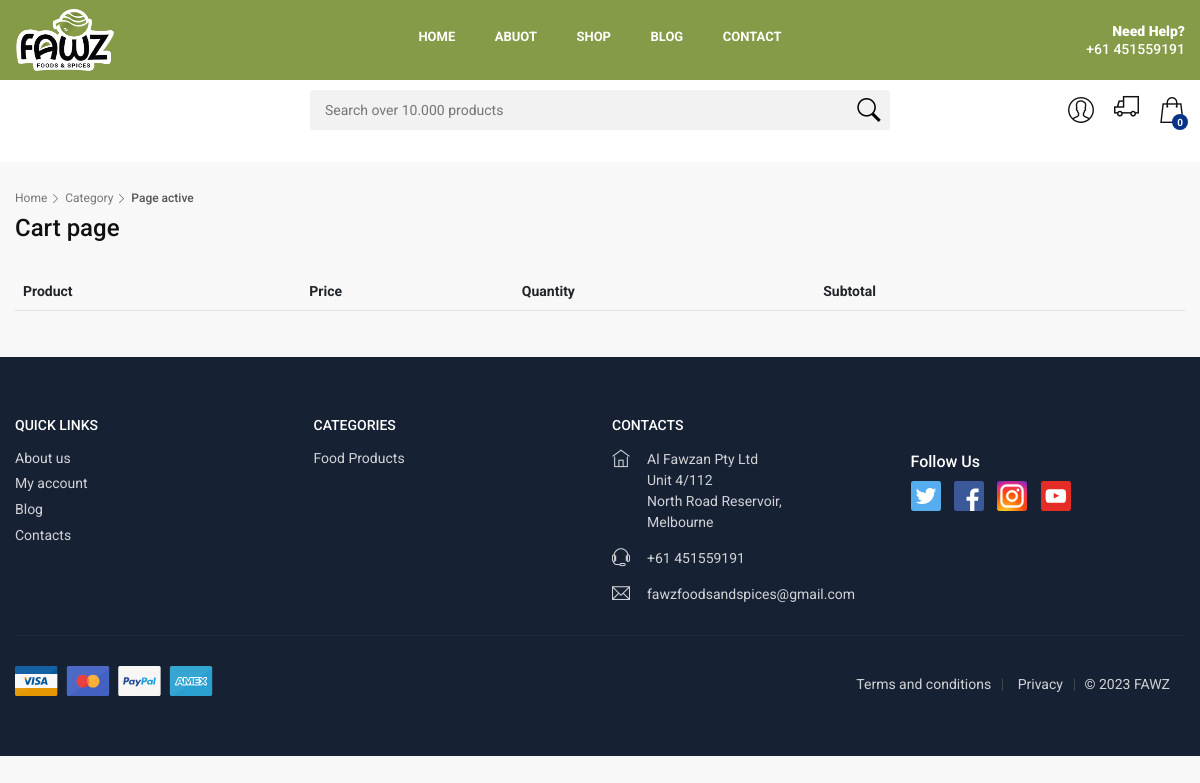
The page /cart/list (signed in) on the database as committed earlier.
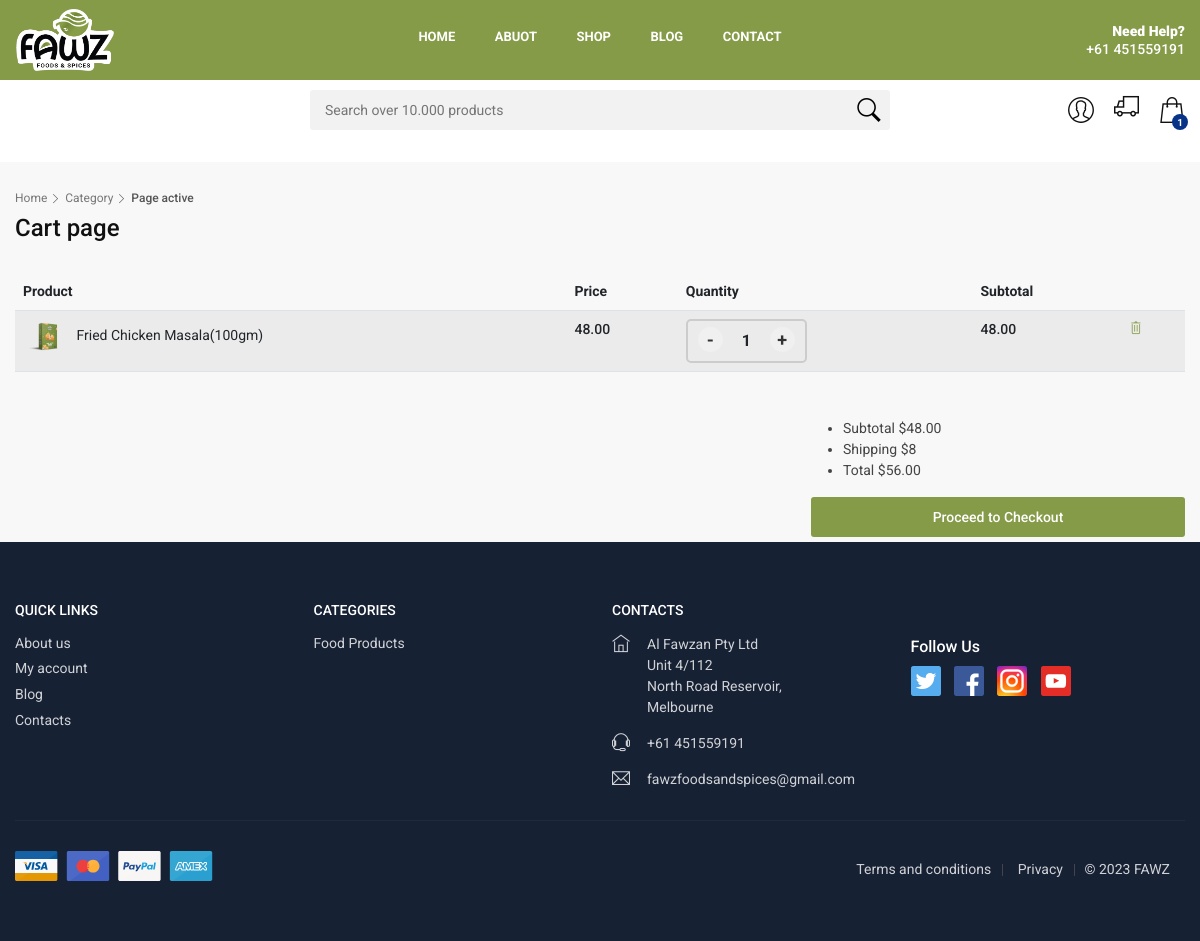
The same page on the database as committed later.
### User_App/models.py (models this page shows)
class Cart(models.Model):
    user = models.ForeignKey(User, on_delete=models.CASCADE)
    product = models.ForeignKey(Product, on_delete=models.CASCADE)
    price_dummy = models.DecimalField(max_digits=10, decimal_places=2, null=True, blank=True)
    quantity = models.IntegerField(default=1)
    total = models.DecimalField(max_digits=10, decimal_places=2, null=True, blank=True)
    ordered = models.BooleanField(default=False)

### Admin_App/models.py (models this page shows, shortened)
class Product(models.Model):
    name = models.CharField(max_length=100)
    image = models.ImageField(upload_to='product_image', null=True, blank=True)
    image_two = models.ImageField(upload_to='product_image', null=True, blank=True)
    description = models.CharField(max_length=100, null=True, blank=True)
    actual_price = models.DecimalField(max_digits=10, decimal_places=2, null=True, blank=True)
    discount_price = models.DecimalField(max_digits=10, decimal_places=2, null=True, blank=True)

### User_App/views.py (the view)
# urls.py: path('cart/list', cart_list, name='cart_list'),
@login_required
def cart_list(request):
    current_page = 'cart_list'
    user = request.user
    cart = Cart.objects.filter(user=user,ordered=False).order_by('-id')
    subtotal = sum(x.total for x in cart if not x.ordered)
    total_of_total = sum(x.total for x in cart if not x.ordered) + 8
    context = {
        'current_page': current_page,
        'cart' : cart,
        'subtotal' :subtotal,
        'total_of_total' : total_of_total
    }
    return render(request, 'User/cart_list.html', context)

### Core/context_processors.py (called while the page is built)
def context(request):
    from User_App.models import Cart
    try:
        cart_items = Cart.objects.filter(user=request.user,ordered=False).count()
    except:
        cart_items = 0
    data = {
        'cart_items_count' : cart_items
    }
    return data

### templates/User/cart_list.html (shortened to what this page needs)
{% extends "user/base.html" %}
{% load static %}
{% block content %}
	<main class="bg_gray">
		<div class="container margin_30">
		<div class="page_header">
			<div class="breadcrumbs">
				<ul>
					<li><a href="#">Home</a></li>
					<li><a href="#">Category</a></li>
					<li>Page active</li>
				</ul>
			</div>
			<h1>Cart page</h1>
		</div>
		<table class="table table-striped cart-list">
							<thead>
								<tr>
									<th>
										Product
									</th>
									<th>
										Price
									</th>
									<th>
										Quantity
									</th>
									<th>
										Subtotal
									</th>
									<th>
									</th>
								</tr>
							</thead>
							<tbody>
                                {% for cart in cart %}
									<tr>
										<td>
											<div class="thumb_cart">
												<img src="{{ cart.product.image.url }} " data-src="{{ cart.product.image.url }}" class="lazy" alt="Image" style="width: 50px;">
												<span class="item_cart">{{ cart.product.name }}</span>
											</div>
										</td>
										<td>
											<strong>{{ cart.price_dummy }}</strong>
										</td>
										<td class="cart-product-quantity">
											<div class="quantity-wrapper">
												<a href="{% url 'decrease_quantity' cart.id %}" class="quantity-button">-</a>
												<div class="quantity">{{ cart.quantity }}</div>
												<a href="{% url 'increase_quantity' cart.id %}" class="quantity-button">+</a>
											</div>
										</td>
										<td>
											<strong>{{ cart.total }}</strong>
										</td>
										<td class="options">
											<a href="{% url 'delete_cart' cart.id %}"><i class="ti-trash"></i></a>
										</td>
									</tr>
								{% endfor %}
							</tbody>
						</table>
					</div>
		</div>
		{% if cart %}
		<div class="box_cart">
			<div class="container">
			<div class="row justify-content-end">
				<div class="col-xl-4 col-lg-4 col-md-6">
			<ul>
				<li>
					<span>Subtotal</span> ${{ subtotal }}
				</li>
				<li>
					<span>Shipping</span> $8
				</li>
				<li>
					<span>Total</span> ${{ total_of_total }}
				</li>
			</ul>
			<a href="{% url 'order' %}" class="btn_1 full-width cart">Proceed to Checkout</a>
					</div>
				</div>
			</div>
		</div>
		{% endif %}
{% endblock content %}

Rows that differ between the two databases and show on the page:
added Cart: product.image (picture), product.name "Fried Chicken Masala(100gm)", price_dummy "48.00", quantity "1", total "48.00"
Other text that changed with them:
{{ cart_items_count }}: "0" → "1"
{{ subtotal }}: (not shown) → "48.00"
{{ total_of_total }}: (not shown) → "56.00"
text now shown: "Subtotal $ Shipping $8 Total $ Proceed to Checkout"
